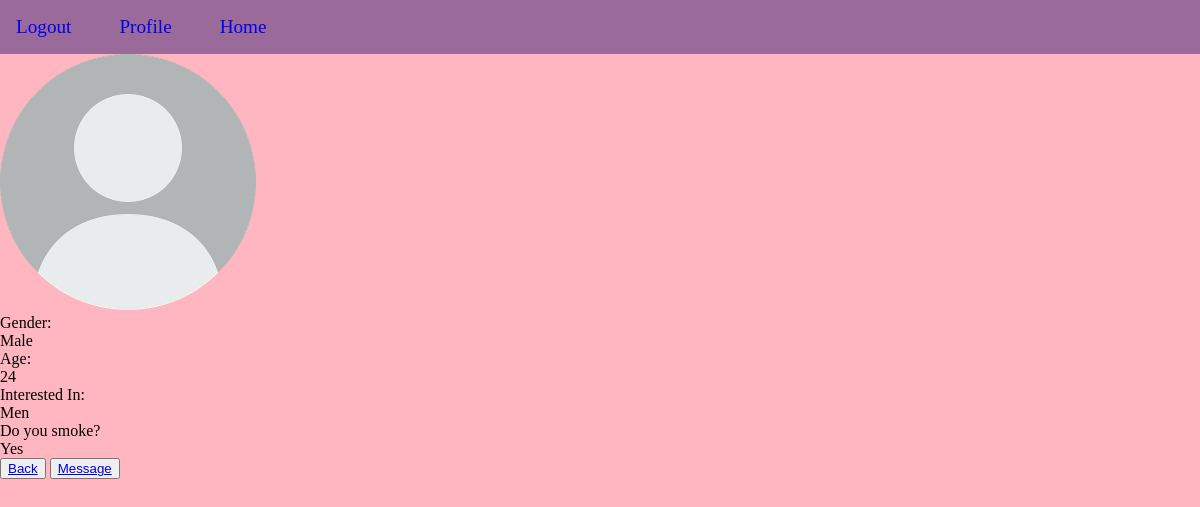
Page /partner_profile/2 on the earlier database version.
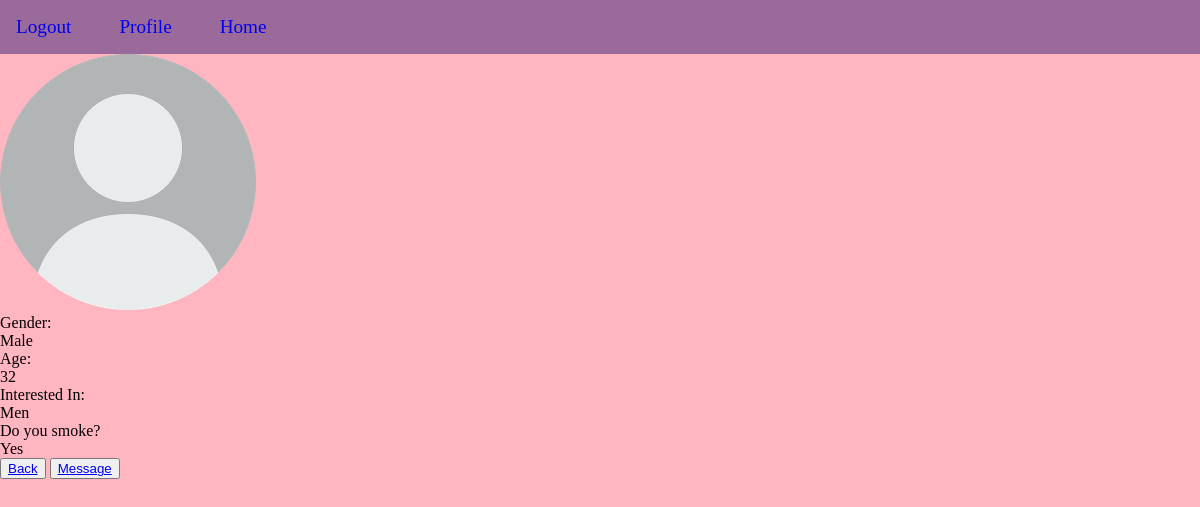
Same page on the later database version.
### app/models.py (models this page shows, shortened)
class DatingProfile(models.Model):
    user_profile = models.ForeignKey(
        Profile,
        on_delete=models.CASCADE,
        related_name="dating_profile_user",
        null=True,
    )
    created = models.BooleanField(default=False)
    profile_pic = models.ImageField(
        default="no-profile-picture-icon-15_oLIFS4i.jpg",
        null=True,
        blank=True,
    )
    gender_options = (("Male", "MALE"), ("Female", "FEMALE"))
    interested_in_options = ("Men", "MEN"), ("Women", "WOMEN"), ("Both", "BOTH")
    yes_or_no_options = (("Yes", "YES"), ("No", "NO"))
    gender = models.CharField(max_length=50, choices=gender_options, null=True)
    age = models.IntegerField(null=True)
    interested_in = models.CharField(
        max_length=50, choices=interested_in_options, null=True
    )
    smoker = models.CharField(max_length=50, choices=yes_or_no_options, null=True)
    drinker = models.CharField(max_length=50, choices=yes_or_no_options, null=True)
    occupation = models.CharField(max_length=50, null=True)
    bio = models.TextField(null=True)
    favorite_place_ever_been = models.TextField(null=True)

### app/views.py (the view)
# urls.py: path("partner_profile/<int:id>", partner_profile_view, name="partner"),
def partner_profile_view(request, id):
    partner = Profile.objects.get(user__id=id)
    dating_profile = DatingProfile.objects.get(user_profile = partner)
    context = { "dating_profile": dating_profile}
    return render(request, "potiental_partner_profile.html", context)

### app/templates/potiental_partner_profile.html (shortened to what this page needs)
{%extends 'home.html'%}
{%block content%}
<div id="partner_profile_image_container">
    <img src="{{dating_profile.profile_pic.url}}"/>
</div>
<div id="partner_profile_gender_container"><div id="gender">Gender: </div>{{dating_profile.gender}}</div>
<div id="partner_profile_age_container"><div id="age">Age:</div>{{dating_profile.age}}</div>
<div id="partner_profile_interested_in_container">
  <div id="partner_interested_in">Interested In: </div>{{dating_profile.interested_in}}
</div>
<div id="partner_profile_smoker_container"><div id="smoker">Do you smoke? </div>{{dating_profile.smoker}}</div>
<button> <a href= "{% url "matchmaking"%}" >Back</a></button>
<button> <a href= # >Message</a></button>
{%endblock content%}

Differences in the rows shown:
changed DatingProfile "Male": age "24" → "32"
